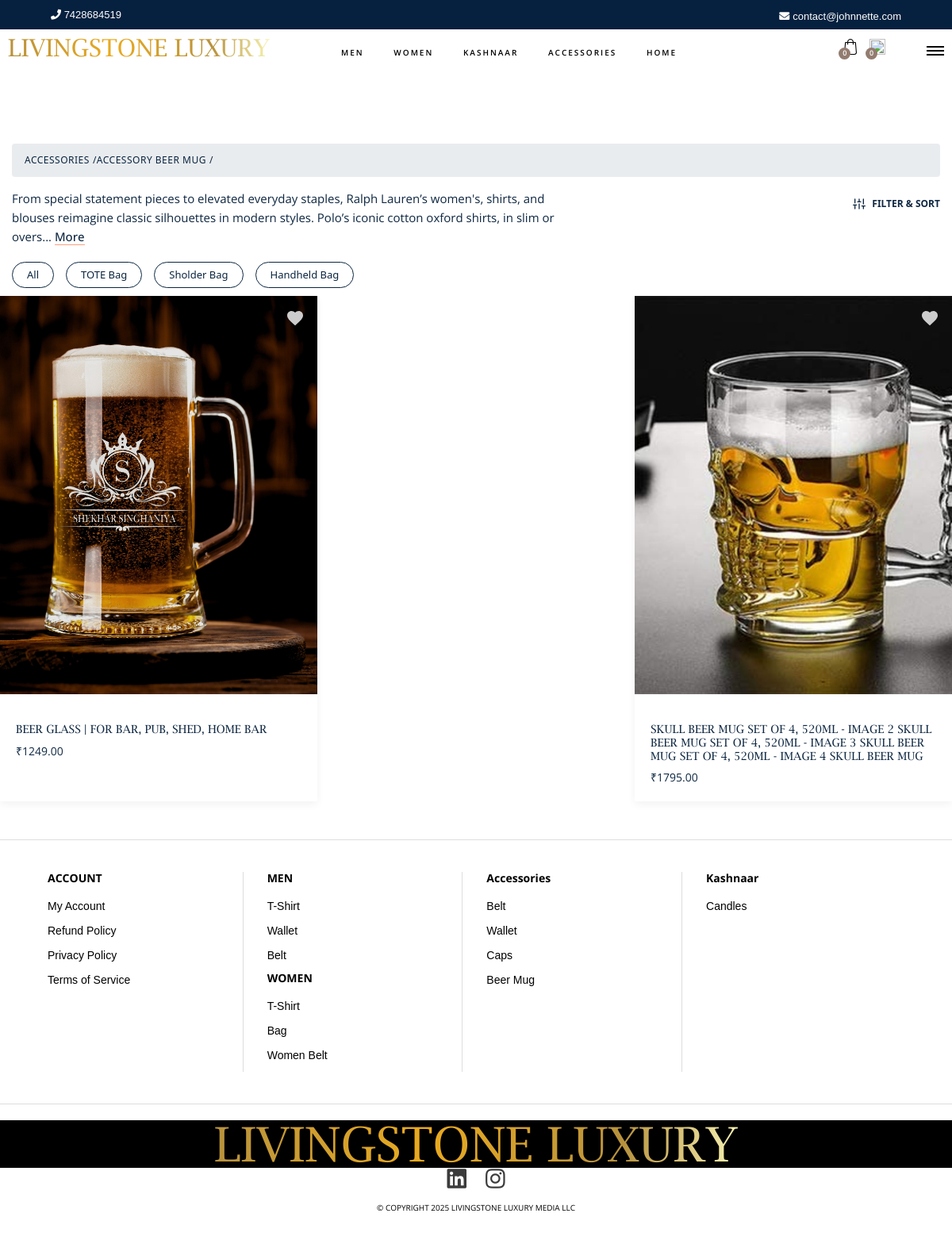
The app's page /products/accessories/accessory_beer_mug/, older data.
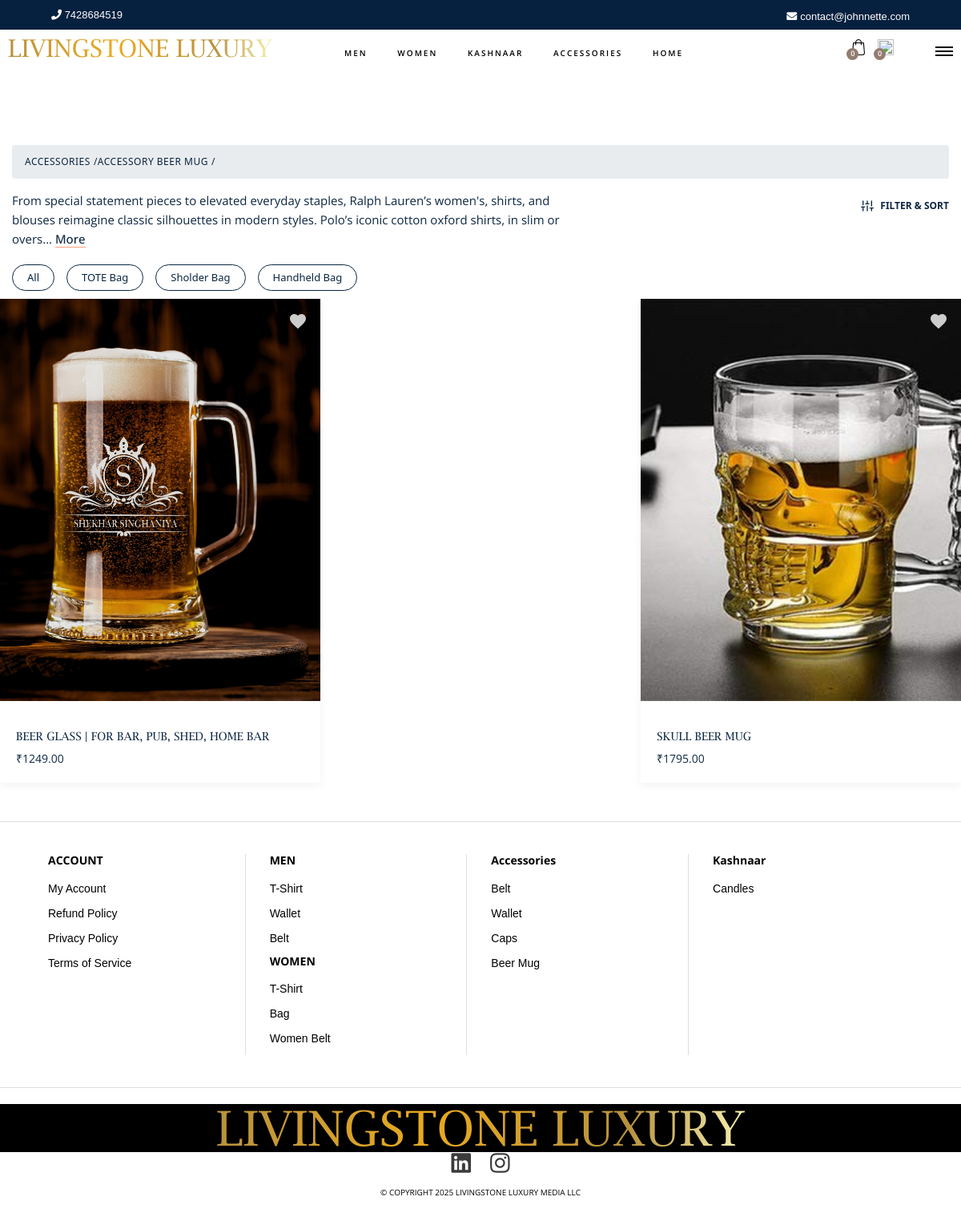
The same page, newer data.
### livingstone_app/models.py (models this page shows, shortened)
class Product(models.Model):
    CATEGORY_CHOICES = [
        ('men', 'Men'),
        ('women', 'Women'),
        ('accessories', 'Accessories'),
        ('home_decor', 'Home Decor'),
    ]
    SUBCATEGORY_CHOICES = [
    ('tshirt', 'T-Shirt'),
    ('wallet', 'Wallet'),
    ('belt_men', 'Belt'),
    ('women_tshirt', 'women tshirt'),
    ('bag', 'Bag'),
    ('women_belt', 'Women Belt'),
    ('accessory_belt', 'Belt'),
    ('accessory_wallet', 'Wallet'),
    ('accessory_caps', 'Caps'),
    ('accessory_beer_mug', 'Beer Mug'),
    ('candles', 'Candles'),
]
    SIZE_CHOICES = [
        ('S', 'Small'),
        ('M', 'Medium'),
        ('L', 'Large'),
        ('XL', 'Extra Large'),
    ]
    title = models.CharField(max_length=255)
    price = models.DecimalField(max_digits=10, decimal_places=2)
    color = models.CharField(max_length=100, blank=True, null=True)
    size = models.CharField(max_length=10, choices=SIZE_CHOICES, blank=True, null=True)
    category = models.CharField(max_length=50, choices=CATEGORY_CHOICES)
    quantity = models.PositiveIntegerField(default=0, blank=True, null=True)
    subcategory = models.CharField(max_length=30, choices=SUBCATEGORY_CHOICES)
    description = models.TextField(blank=True, null=True)
    delivery_info = models.TextField(blank=True, null=True)
    payment_info = models.TextField(blank=True, null=True)
    image1 = models.ImageField(upload_to='products/')
    image2 = models.ImageField(upload_to='products/', blank=True, null=True)
    image3 = models.ImageField(upload_to='products/', blank=True, null=True)
    image4 = models.ImageField(upload_to='products/', blank=True, null=True)
    is_new = models.BooleanField(default=False)

### livingstone_app/views.py (the view)
# urls.py: path('products/<str:category>/<str:subcategory>/', views.product_list, name='product_list'),
def product_list(request, category=None, subcategory=None):
    products = Product.objects.all()
    if category:
        products = products.filter(category=category)
    if subcategory and subcategory.lower() != 'all':
        products = products.filter(subcategory=subcategory)
    context = {
        'products': products,
        'category': category.capitalize() if category else '',
        'subcategory': '' if subcategory and subcategory.lower() == 'all' else subcategory.replace('_', ' ').capitalize() if subcategory else '',
    }
    return render(request, 'product.html', context)

### Luxury/templates/product.html (shortened to what this page needs)
{% extends 'base.html' %}
{% load static %}
{% block page_css %}
<link rel="stylesheet" href="{% static 'styles/bootstrap4/bootstrap.min.css' %}" />
<link rel="stylesheet" href="https://cdnjs.cloudflare.com/ajax/libs/font-awesome/5.15.4/css/all.min.css">
<link href="{% static 'plugins/malihu-custom-scrollbar/jquery.mCustomScrollbar.css' %}" rel="stylesheet" type="text/css">
<link rel="stylesheet" type="text/css" href="{% static 'plugins/jquery-ui-1.12.1.custom/jquery-ui.css' %}">
<link rel="stylesheet" type="text/css" href="{% static 'styles/categories.css' %}">
<link rel="stylesheet" href="{% static 'styles/main_styles.css' %}" />
<link rel="stylesheet" href="{% static 'styles/responsive.css' %}" />
{% endblock page_css %}
{% block content %}
 <section id="best-sellers" class="best-sellers py-5 position-relative overflow-hidden">
    <div class="container category-header">
     <div class="breadcrumb">
        <a href="#">{{ category|upper }}</a> /
        <a href="#">{{ subcategory|upper }}</a> /
      </div>
     <div class="header-content d-flex justify-between align-items-start">
       <div class="text-block">
         <p class="description">
           From special statement pieces to elevated everyday staples, Ralph Lauren’s women's, shirts, and blouses reimagine
           classic silhouettes in modern styles. Polo’s iconic cotton oxford shirts, in slim or overs...
           <a href="#">More</a>
         </p>
         <div class="filters">
            <button class="filter-btn" data-filter="*">All</button>
            <button class="filter-btn" data-filter=".tote">TOTE Bag</button>
            <button class="filter-btn" data-filter=".sholder">Sholder Bag</button>
           <button class="filter-btn" data-filter=".handheld">Handheld Bag</button>
          </div>
       </div>
       <div class="filter-sort">
         <span>FILTER &amp; SORT</span>
       </div>
     </div>
   </div>
    <div class="product-grid gallery-grid">
      {% for product in products %}
         <div class="product-item image-zoom-effect link-effect">
           <div class="image-holder">
             <a href="{% url 'productdetails' product.id %}">
               <img src="{{ product.image1.url }}" class="product-image" alt="{{ product.title }}">
             </a>
             <a href="{% url 'wishlist' %}"
                class="btn-icon btn-wishlist"
                data-title="{{ product.title }}"
                data-price="₹{{ product.price }}"
                data-image="{{ product.image1.url }}"
                data-brand="LIVINGSTONE LUXURY"
                onclick="addToWishlist(event, this)">
               <svg class="wishlist-heart" viewBox="0 0 24 24" width="24" height="24">
                 <path d="M12 21.35l-1.45-1.32C5.4 15.36 2 12.28 2 8.5
                  2 5.42 4.42 3 7.5 3c1.74 0 3.41 0.81 4.5 2.09
                  C13.09 3.81 14.76 3 16.5 3 19.58 3 22 5.42
                  22 8.5c0 3.78-3.4 6.86-8.55 11.54L12 21.35z"/>
               </svg>
             </a>
           </div>
           <div class="product-content">
            <h5 class="text-uppercase fs-5 mt-3">
               <a href="{% url 'productdetails' product.id %}">{{ product.title }}</a>
             </h5>
             <a href="#" class="text-decoration-none"><span>₹{{ product.price }}</span></a>
           </div>
         </div>
        {% empty %}
     <p>No products found in this category.</p>
     {% endfor %}
    </div>
</section>
{% endblock content %}
{% block page_js %}
</body>
{% endblock page_js %}

Row changes from the older to the newer data that the page shows:
changed Product: title "SKULL BEER MUG SET OF 4, 520ML - IMAGE 2 SKULL BEER MUG SET OF 4, 520ML - IMAGE 3 SKULL BEER MUG SET OF 4, 520ML - IMAGE 4 SKULL BEER MUG" → "SKULL BEER MUG"
